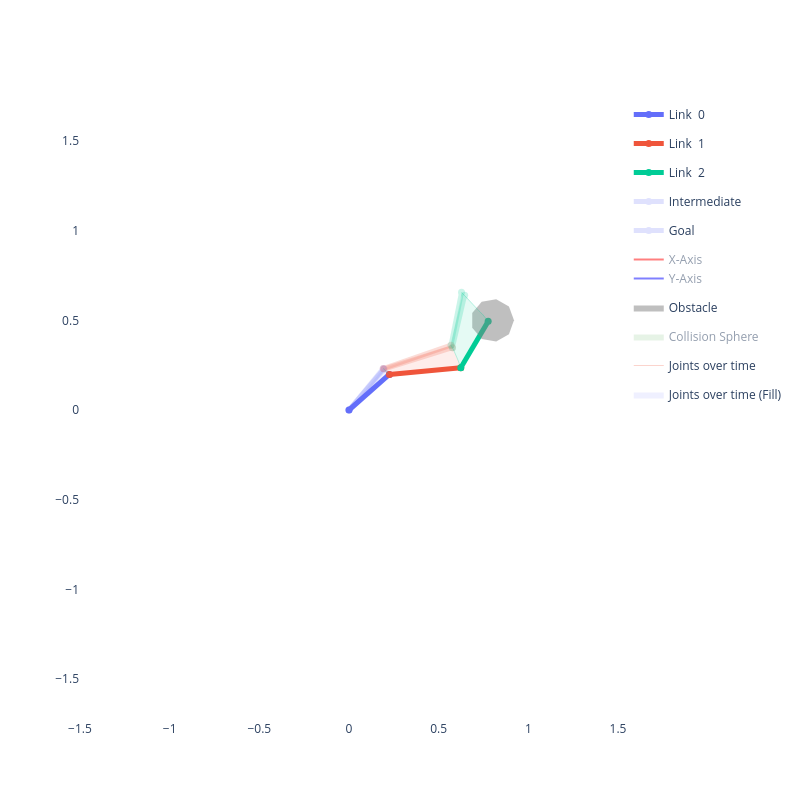

The notebook cell this image was saved under:
### Code cell
# ---- Single-config gradient descent: escape from obstacle ----
device  = torch.device("cuda" if torch.cuda.is_available() else "cpu")
sdf_dev = sdf_hw.to(device)
q_min_t = torch.tensor([-np.pi, -np.pi, -np.pi], device=device)
q_max_t = torch.tensor([ np.pi,  np.pi,  np.pi], device=device)

q = torch.tensor([0.23 * np.pi, -0.2 * np.pi, 0.3 * np.pi], device=device).requires_grad_(True)
opt = torch.optim.SGD([q], lr=0.002)

trajectory = [q.detach().cpu().numpy().copy()]
it, loss_val = 0, 1000.0

while loss_val > 0.01 and it < 100:
    opt.zero_grad()
    q_step  = q.unsqueeze(0)
    spheres = get_world_spheres_torch(q_step, robot)
    dists   = query_sdf_differentiable(sdf_dev, spheres.view(-1, 2), GRID_LENGTH)
    loss    = (compute_collision_cost(dists, eps=0.1, weight=20.0)
               + compute_joint_limits_cost(q_step, q_min_t, q_max_t))
    loss.backward()
    opt.step()
    with torch.no_grad():
        q[:] = torch.clamp(q, -np.pi, np.pi)
    trajectory.append(q.detach().cpu().numpy().copy())
    loss_val = loss.item()
    it += 1
    if it % 10 == 0:
        print(f"iter {it:3d}  loss={loss_val:.4f}  q={np.round(q.detach().cpu().numpy(), 3)}")

viz = RobotViewer(np.stack(trajectory), robot, obstacles=obstacles, animate=False)
viz.plot()

### Figure 1 — Plotly figure (JSON) as saved in the notebook; plotly's stock layout.template omitted (floating-point values rounded to 4 significant figures)
{"data": [{"legendgroup": "Joints over time", "line": {"color": "#636EFA", "width": 1}, "mode": "lines", "name": "Joints over time", "opacity": 0.25, "showlegend": true, "type": "scatter", "x": [], "y": []}, {"fill": "toself", "legendgroup": "Joints over time (Fill)", "line": {"color": "#636EFA", "width": 0}, "mode": "lines", "name": "Joints over time (Fill)", "opacity": 0.2, "showlegend": true, "type": "scatter", "x": [], "y": []}, {"legendgroup": "Joints over time", "line": {"color": "#EF553B", "width": 1}, "mode": "lines", "name": "Joints over time", "opacity": 0.25, "showlegend": false, "type": "scatter", "x": [], "y": []}, {"fill": "toself", "legendgroup": "Joints over time (Fill)", "line": {"color": "#EF553B", "width": 0}, "mode": "lines", "name": "Joints over time (Fill)", "opacity": 0.2, "showlegend": false, "type": "scatter", "x": [], "y": []}, {"legendgroup": "Joints over time", "line": {"color": "#00CC96", "width": 1}, "mode": "lines", "name": "Joints over time", "opacity": 0.25, "showlegend": false, "type": "scatter", "x": [], "y": []}, {"fill": "toself", "legendgroup": "Joints over time (Fill)", "line": {"color": "#00CC96", "width": 0}, "mode": "lines", "name": "Joints over time (Fill)", "opacity": 0.2, "showlegend": false, "type": "scatter", "x": [], "y": []}, {"legendgroup": "Joints over time", "line": {"color": "#00CC96", "width": 1}, "mode": "lines", "name": "Joints over time", "opacity": 0.25, "showlegend": false, "type": "scatter", "x": [], "y": []}, {"line": {"color": "#636EFA", "width": 5}, "marker": {"color": "#636EFA", "size": 7}, "mode": "lines+markers", "name": "Link  0", "type": "scatter", "x": [0, 0.225], "y": [0, 0.1984]}, {"line": {"color": "#EF553B", "width": 5}, "marker": {"color": "#EF553B", "size": 7}, "mode": "lines+markers", "name": "Link  1", "type": "scatter", "x": [0.225, 0.6233], "y": [0.1984, 0.236]}, {"line": {"color": "#00CC96", "width": 5}, "marker": {"color": "#00CC96", "size": 7}, "mode": "lines+markers", "name": "Link  2", "type": "scatter", "x": [0.6233, 0.776], "y": [0.236, 0.4943]}, {"legendgroup": "Intermediate", "line": {"color": "#636EFA", "width": 5}, "marker": {"color": "#636EFA", "size": 7}, "mode": "lines+markers", "name": "Intermediate", "opacity": 0.2, "showlegend": true, "type": "scatter", "x": [0, 0.1949], "y": [0, 0.2281]}, {"legendgroup": "Intermediate", "line": {"color": "#EF553B", "width": 5}, "marker": {"color": "#EF553B", "size": 7}, "mode": "lines+markers", "name": "Intermediate", "opacity": 0.2, "showlegend": false, "type": "scatter", "x": [0.1949, 0.5766], "y": [0.2281, 0.3477]}, {"legendgroup": "Intermediate", "line": {"color": "#00CC96", "width": 5}, "marker": {"color": "#00CC96", "size": 7}, "mode": "lines+markers", "name": "Intermediate", "opacity": 0.2, "showlegend": false, "type": "scatter", "x": [0.5766, 0.6451], "y": [0.3477, 0.6398]}, {"legendgroup": "Goal", "line": {"color": "#636EFA", "width": 5}, "marker": {"color": "#636EFA", "size": 7}, "mode": "lines+markers", "name": "Goal", "opacity": 0.2, "showlegend": true, "type": "scatter", "x": [0, 0.1908], "y": [0, 0.2315]}, {"legendgroup": "Goal", "line": {"color": "#EF553B", "width": 5}, "marker": {"color": "#EF553B", "size": 7}, "mode": "lines+markers", "name": "Goal", "opacity": 0.2, "showlegend": false, "type": "scatter", "x": [0.1908, 0.569], "y": [0.2315, 0.3617]}, {"legendgroup": "Goal", "line": {"color": "#00CC96", "width": 5}, "marker": {"color": "#00CC96", "size": 7}, "mode": "lines+markers", "name": "Goal", "opacity": 0.2, "showlegend": false, "type": "scatter", "x": [0.569, 0.6275], "y": [0.3617, 0.656]}, {"legendgroup": "frame", "line": {"color": "red"}, "mode": "lines", "name": "X-Axis", "showlegend": true, "type": "scatter", "visible": "legendonly", "x": [0, 0.07501], "y": [0, 0.06613]}, {"legendgroup": "frame", "line": {"color": "blue"}, "mode": "lines", "name": "Y-Axis", "showlegend": true, "type": "scatter", "visible": "legendonly", "x": [0, -0.06613], "y": [0, 0.07501]}, {"legendgroup": "frame", "line": {"color": "red"}, "mode": "lines", "name": "X-Axis", "showlegend": false, "type": "scatter", "visible": "legendonly", "x": [0.225, 0.3246], "y": [0.1984, 0.2078]}, {"legendgroup": "frame", "line": {"color": "blue"}, "mode": "lines", "name": "Y-Axis", "showlegend": false, "type": "scatter", "visible": "legendonly", "x": [0.225, 0.2156], "y": [0.1984, 0.2979]}, {"legendgroup": "frame", "line": {"color": "red"}, "mode": "lines", "name": "X-Axis", "showlegend": false, "type": "scatter", "visible": "legendonly", "x": [0.6233, 0.6742], "y": [0.236, 0.3221]}, {"legendgroup": "frame", "line": {"color": "blue"}, "mode": "lines", "name": "Y-Axis", "showlegend": false, "type": "scatter", "visible": "legendonly", "x": [0.6233, 0.5372], "y": [0.236, 0.2869]}, {"legendgroup": "frame", "line": {"color": "red"}, "mode": "lines", "name": "X-Axis", "showlegend": false, "type": "scatter", "visible": "legendonly", "x": [0.776, 0.8269], "y": [0.4943, 0.5803]}, {"legendgroup": "frame", "line": {"color": "blue"}, "mode": "lines", "name": "Y-Axis", "showlegend": false, "type": "scatter", "visible": "legendonly", "x": [0.776, 0.6899], "y": [0.4943, 0.5452]}, {"fill": "toself", "fillcolor": "gray", "legendgroup": "obstacle", "line": {"width": 0}, "mode": "lines", "name": "Obstacle", "opacity": 0.5, "type": "scatter", "x": [0.92, 0.8919, 0.8208, 0.74, 0.6872, 0.6872, 0.74, 0.8208, 0.8919, 0.92], "y": [0.5, 0.5771, 0.6182, 0.6039, 0.541, 0.459, 0.3961, 0.3818, 0.4229, 0.5]}, {"fill": "toself", "fillcolor": "green", "legendgroup": "sphere", "line": {"width": 0}, "mode": "lines", "name": "Collision Sphere", "opacity": 0.2, "showlegend": true, "type": "scatter", "visible": "legendonly", "x": [0.08, 0.06128, 0.01389, -0.04, -0.07518, -0.07518, -0.04, 0.01389, 0.06128, 0.08], "y": [0.0, 0.05142, 0.07878, 0.06928, 0.02736, -0.02736, -0.06928, -0.07878, -0.05142, -1.959e-17]}, {"fill": "toself", "fillcolor": "green", "legendgroup": "sphere", "line": {"width": 0}, "mode": "lines", "name": "Collision Sphere", "opacity": 0.2, "showlegend": false, "type": "scatter", "visible": "legendonly", "x": [0.1633, 0.1446, 0.09724, 0.04335, 0.00817, 0.00817, 0.04335, 0.09724, 0.1446, 0.1633], "y": [0.07348, 0.1249, 0.1523, 0.1428, 0.1008, 0.04612, 0.004197, -0.005306, 0.02206, 0.07348]}, {"fill": "toself", "fillcolor": "green", "legendgroup": "sphere", "line": {"width": 0}, "mode": "lines", "name": "Collision Sphere", "opacity": 0.2, "showlegend": false, "type": "scatter", "visible": "legendonly", "x": [0.2467, 0.228, 0.1806, 0.1267, 0.09152, 0.09152, 0.1267, 0.1806, 0.228, 0.2467], "y": [0.147, 0.1984, 0.2257, 0.2162, 0.1743, 0.1196, 0.07768, 0.06817, 0.09554, 0.147]}, {"fill": "toself", "fillcolor": "green", "legendgroup": "sphere", "line": {"width": 0}, "mode": "lines", "name": "Collision Sphere", "opacity": 0.2, "showlegend": false, "type": "scatter", "visible": "legendonly", "x": [0.3382, 0.3195, 0.2721, 0.2182, 0.183, 0.183, 0.2182, 0.2721, 0.3195, 0.3382], "y": [0.2015, 0.253, 0.2803, 0.2708, 0.2289, 0.1742, 0.1322, 0.1227, 0.1501, 0.2015]}, {"fill": "toself", "fillcolor": "green", "legendgroup": "sphere", "line": {"width": 0}, "mode": "lines", "name": "Collision Sphere", "opacity": 0.2, "showlegend": false, "type": "scatter", "visible": "legendonly", "x": [0.4488, 0.4301, 0.3827, 0.3288, 0.2937, 0.2937, 0.3288, 0.3827, 0.4301, 0.4488], "y": [0.212, 0.2634, 0.2908, 0.2813, 0.2393, 0.1846, 0.1427, 0.1332, 0.1606, 0.212]}, {"fill": "toself", "fillcolor": "green", "legendgroup": "sphere", "line": {"width": 0}, "mode": "lines", "name": "Collision Sphere", "opacity": 0.2, "showlegend": false, "type": "scatter", "visible": "legendonly", "x": [0.5595, 0.5407, 0.4933, 0.4395, 0.4043, 0.4043, 0.4395, 0.4933, 0.5407, 0.5595], "y": [0.2224, 0.2739, 0.3012, 0.2917, 0.2498, 0.1951, 0.1532, 0.1437, 0.171, 0.2224]}, {"fill": "toself", "fillcolor": "green", "legendgroup": "sphere", "line": {"width": 0}, "mode": "lines", "name": "Collision Sphere", "opacity": 0.2, "showlegend": false, "type": "scatter", "visible": "legendonly", "x": [0.6701, 0.6514, 0.604, 0.5501, 0.5149, 0.5149, 0.5501, 0.604, 0.6514, 0.6701], "y": [0.2329, 0.2843, 0.3117, 0.3022, 0.2603, 0.2055, 0.1636, 0.1541, 0.1815, 0.2329]}, {"fill": "toself", "fillcolor": "green", "legendgroup": "sphere", "line": {"width": 0}, "mode": "lines", "name": "Collision Sphere", "opacity": 0.2, "showlegend": false, "type": "scatter", "visible": "legendonly", "x": [0.7429, 0.7241, 0.6767, 0.6229, 0.5877, 0.5877, 0.6229, 0.6767, 0.7241, 0.7429], "y": [0.303, 0.3544, 0.3818, 0.3723, 0.3303, 0.2756, 0.2337, 0.2242, 0.2516, 0.303]}, {"fill": "toself", "fillcolor": "red", "legendgroup": "sphere", "line": {"width": 0}, "mode": "lines", "name": "Collision Sphere", "opacity": 0.2, "showlegend": false, "type": "scatter", "visible": "legendonly", "x": [0.7994, 0.7807, 0.7333, 0.6794, 0.6442, 0.6442, 0.6794, 0.7333, 0.7807, 0.7994], "y": [0.3986, 0.45, 0.4774, 0.4679, 0.426, 0.3713, 0.3293, 0.3198, 0.3472, 0.3986]}, {"fill": "toself", "fillcolor": "red", "legendgroup": "sphere", "line": {"width": 0}, "mode": "lines", "name": "Collision Sphere", "opacity": 0.2, "showlegend": false, "type": "scatter", "visible": "legendonly", "x": [0.856, 0.8373, 0.7899, 0.736, 0.7008, 0.7008, 0.736, 0.7899, 0.8373, 0.856], "y": [0.4943, 0.5457, 0.573, 0.5635, 0.5216, 0.4669, 0.425, 0.4155, 0.4428, 0.4943]}, {"legendgroup": "Joints over time", "line": {"color": "#EF553B", "width": 1}, "mode": "lines", "name": "Joints over time", "opacity": 0.25, "showlegend": true, "type": "scatter", "visible": true, "x": [0.0, 0.0, 0.0, 0.0, 0.0, 0.0, 0.0, 0.0, 0.0, 0.0, 0.0, 0.0], "y": [0.0, 0.0, 0.0, 0.0, 0.0, 0.0, 0.0, 0.0, 0.0, 0.0, 0.0, 0.0]}, {"fill": "toself", "legendgroup": "Joints over time (Fill)", "line": {"color": "#636EFA", "width": 0}, "mode": "lines", "name": "Joints over time (Fill)", "opacity": 0.2, "showlegend": true, "type": "scatter", "x": [0.0, 0.0, 0.0, 0.0, 0.0, 0.0, 0.0, 0.0, 0.0, 0.0, 0.0, 0.0, 0.1908, 0.1913, 0.1918, 0.1925, 0.1933, 0.1949, 0.1992, 0.2132, 0.2164, 0.2172, 0.2192, 0.225], "y": [0.0, 0.0, 0.0, 0.0, 0.0, 0.0, 0.0, 0.0, 0.0, 0.0, 0.0, 0.0, 0.2315, 0.2311, 0.2306, 0.2301, 0.2294, 0.2281, 0.2243, 0.211, 0.2078, 0.2069, 0.2048, 0.1984]}, {"legendgroup": "Joints over time", "line": {"color": "#00CC96", "width": 1}, "mode": "lines", "name": "Joints over time", "opacity": 0.25, "showlegend": false, "type": "scatter", "visible": true, "x": [0.225, 0.2192, 0.2172, 0.2164, 0.2132, 0.1992, 0.1949, 0.1933, 0.1925, 0.1918, 0.1913, 0.1908], "y": [0.1984, 0.2048, 0.2069, 0.2078, 0.211, 0.2243, 0.2281, 0.2294, 0.2301, 0.2306, 0.2311, 0.2315]}, {"fill": "toself", "legendgroup": "Joints over time (Fill)", "line": {"color": "#EF553B", "width": 0}, "mode": "lines", "name": "Joints over time (Fill)", "opacity": 0.2, "showlegend": false, "type": "scatter", "x": [0.225, 0.2192, 0.2172, 0.2164, 0.2132, 0.1992, 0.1949, 0.1933, 0.1925, 0.1918, 0.1913, 0.1908, 0.569, 0.5699, 0.5709, 0.5722, 0.5737, 0.5766, 0.5844, 0.6075, 0.6119, 0.6129, 0.6155, 0.6233], "y": [0.1984, 0.2048, 0.2069, 0.2078, 0.211, 0.2243, 0.2281, 0.2294, 0.2301, 0.2306, 0.2311, 0.2315, 0.3617, 0.3602, 0.3582, 0.3559, 0.3532, 0.3477, 0.3321, 0.2784, 0.2674, 0.2659, 0.2595, 0.236]}, {"legendgroup": "Joints over time", "line": {"color": "#00CC96", "width": 1}, "mode": "lines", "name": "Joints over time", "opacity": 0.25, "showlegend": false, "type": "scatter", "visible": true, "x": [0.6233, 0.6155, 0.6129, 0.6119, 0.6075, 0.5844, 0.5766, 0.5737, 0.5722, 0.5709, 0.5699, 0.569], "y": [0.236, 0.2595, 0.2659, 0.2674, 0.2784, 0.3321, 0.3477, 0.3532, 0.3559, 0.3582, 0.3602, 0.3617]}, {"fill": "toself", "legendgroup": "Joints over time (Fill)", "line": {"color": "#00CC96", "width": 0}, "mode": "lines", "name": "Joints over time (Fill)", "opacity": 0.2, "showlegend": false, "type": "scatter", "x": [0.6233, 0.6155, 0.6129, 0.6119, 0.6075, 0.5844, 0.5766, 0.5737, 0.5722, 0.5709, 0.5699, 0.569, 0.6275, 0.6296, 0.632, 0.6349, 0.6383, 0.6451, 0.6636, 0.7226, 0.7372, 0.7425, 0.7524, 0.776], "y": [0.236, 0.2595, 0.2659, 0.2674, 0.2784, 0.3321, 0.3477, 0.3532, 0.3559, 0.3582, 0.3602, 0.3617, 0.656, 0.6542, 0.652, 0.6493, 0.6462, 0.6398, 0.6214, 0.5555, 0.54, 0.5364, 0.5265, 0.4943]}, {"legendgroup": "Joints over time", "line": {"color": "#00CC96", "width": 1}, "mode": "lines", "name": "Joints over time", "opacity": 0.25, "showlegend": false, "type": "scatter", "visible": true, "x": [0.776, 0.7524, 0.7425, 0.7372, 0.7226, 0.6636, 0.6451, 0.6383, 0.6349, 0.632, 0.6296, 0.6275], "y": [0.4943, 0.5265, 0.5364, 0.54, 0.5555, 0.6214, 0.6398, 0.6462, 0.6493, 0.652, 0.6542, 0.656]}], "layout": {"height": 800, "paper_bgcolor": "white", "plot_bgcolor": "white", "showlegend": true, "width": 800, "xaxis": {"range": [-1.5, 1.5], "scaleanchor": "y", "scaleratio": 1, "showgrid": false, "zeroline": false}, "yaxis": {"range": [-1.5, 1.5], "scaleanchor": "x", "scaleratio": 1, "showgrid": false, "zeroline": false}}}
